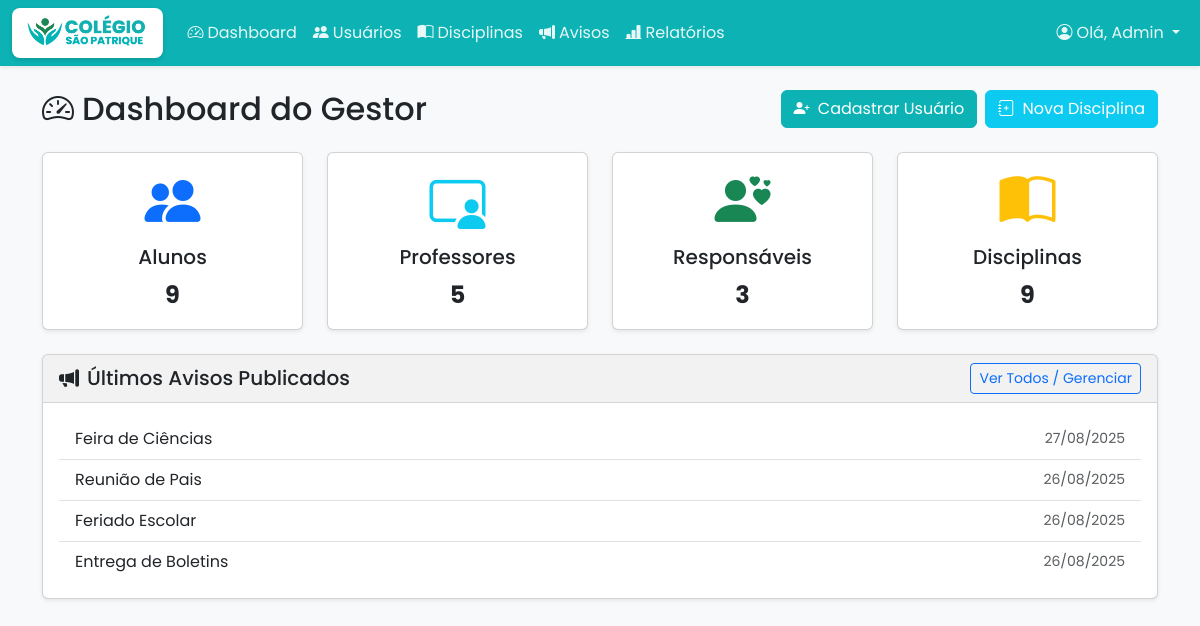
/ (signed in), run on the app's committed database.
### tables this page shows
CREATE TABLE aviso (
    id INTEGER PRIMARY KEY AUTOINCREMENT,
    titulo TEXT NOT NULL,
    conteudo TEXT NOT NULL,
    data_publicacao TIMESTAMP DEFAULT CURRENT_TIMESTAMP
);

### app.py (the view)
@app.route('/')
@role_required('gestor')
def index():
    conn = get_db_connection()
    stats = {
        'alunos': conn.execute("SELECT COUNT(id) FROM usuario WHERE tipo_usuario = 'aluno'").fetchone()[0],
        'professores': conn.execute("SELECT COUNT(id) FROM usuario WHERE tipo_usuario = 'professor'").fetchone()[0],
        'responsaveis': conn.execute("SELECT COUNT(id) FROM usuario WHERE tipo_usuario = 'responsavel'").fetchone()[0],
        'disciplinas': conn.execute('SELECT COUNT(id) FROM disciplina').fetchone()[0]
    }
    avisos_db = conn.execute('SELECT id, titulo, data_publicacao FROM aviso ORDER BY data_publicacao DESC LIMIT 4').fetchall()
    avisos_formatados = []
    for aviso in avisos_db:
        aviso_dict = dict(aviso)  # Transforma o resultado em um dicionário editável
        aviso_dict['data_publicacao'] = datetime.strptime(aviso_dict['data_publicacao'], '%Y-%m-%d %H:%M:%S')
        avisos_formatados.append(aviso_dict)
    conn.close()
    return render_template('index.html', stats=stats, avisos=avisos_formatados)

### app.py (called while the page is built, shortened)
def role_required(*allowed_roles):
    def decorator(f):
        @wraps(f)
        def decorated_function(*args, **kwargs):
            if "user_id" not in session:
                flash("Você precisa estar logado para acessar esta página.", "warning")
                return redirect(url_for("login"))
            user_role = session.get("user_type") # Usar user_type conforme definido no login
            return f(*args, **kwargs)
        return decorated_function
    return decorator

def get_db_connection():
    conn = sqlite3.connect('escola.db')
    conn.row_factory = sqlite3.Row
    return conn

### templates/index.html (shortened to what this page needs)
{% extends 'base.html' %}
{% block content %}
<div class="d-flex justify-content-between align-items-center mb-4">
    <h2 class="mb-0"><i class="bi bi-speedometer2 me-2"></i>Dashboard do Gestor</h2>
    <div class="d-flex">
        <a href="{{ url_for('usuarios') }}" class="btn btn-primary me-2">
            <i class="bi bi-person-plus-fill me-1"></i> Cadastrar Usuário
        </a>
        <a href="{{ url_for('disciplinas') }}" class="btn btn-info text-white">
            <i class="bi bi-journal-plus me-1"></i> Nova Disciplina
        </a>
    </div>
</div>
<div class="row g-4 mb-4">
    <div class="col-md-3">
        <div class="card text-center shadow-sm h-100">
            <div class="card-body">
                <h1 class="display-4"><i class="bi bi-people-fill text-primary"></i></h1>
                <h5 class="card-title">Alunos</h5>
                <p class="card-text fs-4 fw-bold">{{ stats.alunos }}</p>
            </div>
        </div>
    </div>
    <div class="col-md-3">
        <div class="card text-center shadow-sm h-100">
            <div class="card-body">
                <h1 class="display-4"><i class="bi bi-person-video3 text-info"></i></h1>
                <h5 class="card-title">Professores</h5>
                <p class="card-text fs-4 fw-bold">{{ stats.professores }}</p>
            </div>
        </div>
    </div>
    <div class="col-md-3">
        <div class="card text-center shadow-sm h-100">
            <div class="card-body">
                <h1 class="display-4"><i class="bi bi-person-hearts text-success"></i></h1>
                <h5 class="card-title">Responsáveis</h5>
                <p class="card-text fs-4 fw-bold">{{ stats.responsaveis }}</p>
            </div>
        </div>
    </div>
    <div class="col-md-3">
        <div class="card text-center shadow-sm h-100">
            <div class="card-body">
                <h1 class="display-4"><i class="bi bi-book-half text-warning"></i></h1>
                <h5 class="card-title">Disciplinas</h5>
                <p class="card-text fs-4 fw-bold">{{ stats.disciplinas }}</p>
            </div>
        </div>
    </div>
</div>
<div class="card shadow-sm">
    <div class="card-header d-flex justify-content-between align-items-center">
        <h5 class="mb-0"><i class="bi bi-megaphone-fill me-2"></i>Últimos Avisos Publicados</h5>
        <a href="{{ url_for('gerenciar_avisos') }}" class="btn btn-outline-primary btn-sm">
            Ver Todos / Gerenciar
        </a>
    </div>
    <div class="card-body">
        {% if avisos %}
            <ul class="list-group list-group-flush">
                {% for aviso in avisos %}
                    <li class="list-group-item d-flex justify-content-between align-items-center">
                        {{ aviso.titulo }}
                        <small class="text-muted">
                            {{ aviso.data_publicacao.strftime('%d/%m/%Y') }}
                        </small>
                    </li>
                {% endfor %}
            </ul>
        {% else %}
            <p class="text-muted mb-0">Nenhum aviso publicado recentemente.</p>
        {% endif %}
    </div>
</div>
{% endblock %}

### static/css/style.css (style rules this page uses)
:root { --cor-primaria: #0db3b4; --cor-secundaria: #9fa7ae; --cor-sucesso: #198754; --cor-perigo: #dc3545; --cor-aviso: #ffc107; --cor-info: #07a1a1; --cor-fundo: #f8f9fa; --cor-texto: #212529; }
body { font-family: 'Poppins', sans-serif; background-color: var(--cor-fundo); color: var(--cor-texto); }
.btn-primary { background-color: var(--cor-primaria); border-color: var(--cor-primaria); }
.card-header { background-color: rgba(0, 0, 0, 0.05); border-bottom: 1px solid rgba(0, 0, 0, 0.125); }
a { color: var(--cor-primaria); }

### data on the page
aviso: titulo "Feira de Ciências", data_publicacao "27/08/2025"
aviso: titulo "Reunião de Pais", data_publicacao "26/08/2025"
aviso: titulo "Feriado Escolar", data_publicacao "26/08/2025"
aviso: titulo "Entrega de Boletins", data_publicacao "26/08/2025"

### other printed values
{{ session.user_name.split()[0] }} "Admin"
{{ stats.alunos }} "9"
{{ stats.professores }} "5"
{{ stats.responsaveis }} "3"
{{ stats.disciplinas }} "9"
